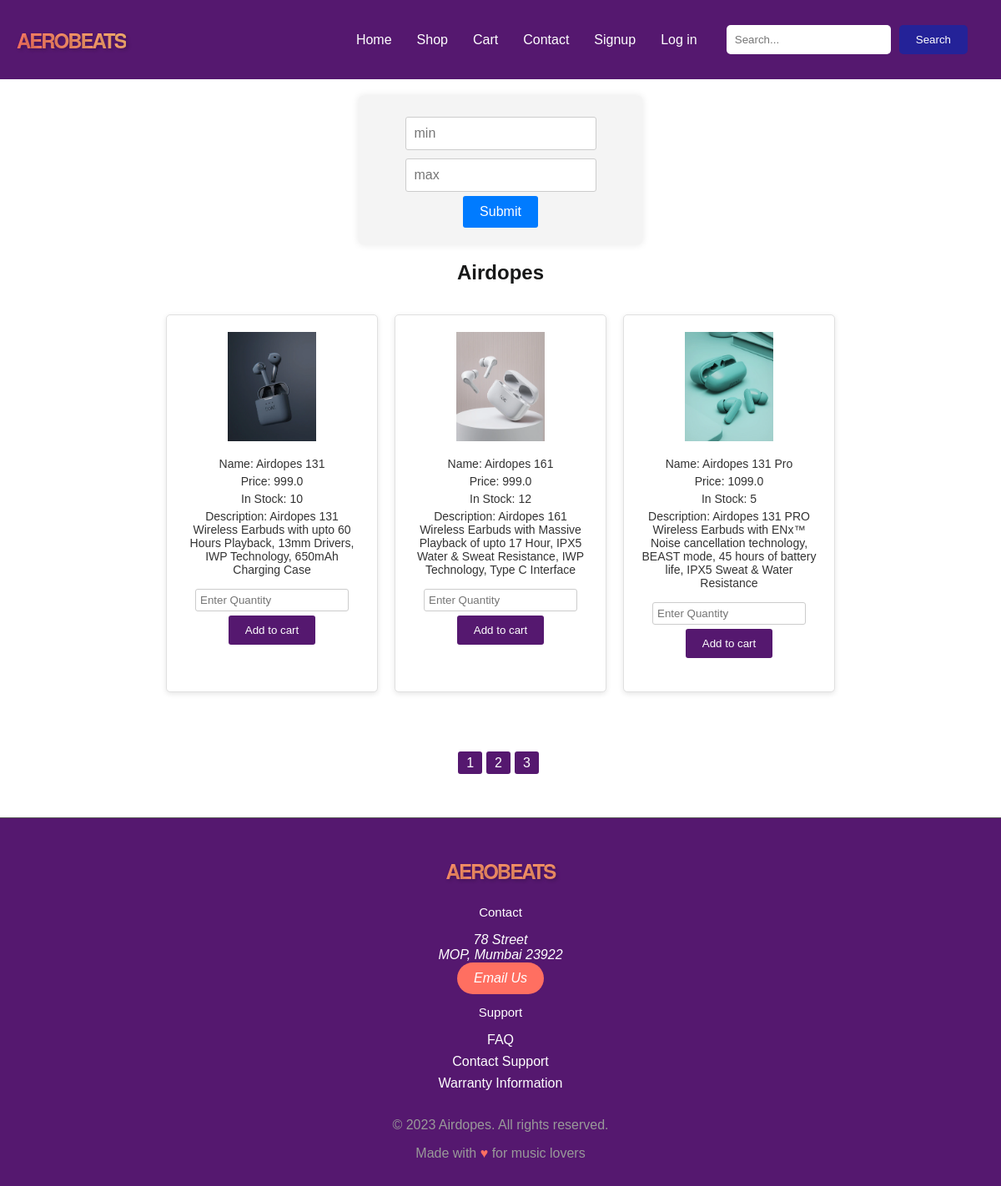
The app's page /shop/ with its own data.
### app/models.py (models this page shows)
class earbud(models.Model):
    name=models.CharField(max_length=40)
    image=models.ImageField(upload_to='Downloads')
    price=models.FloatField()
    quantity=models.IntegerField()
    available=models.BooleanField(default=True)
    desc=models.TextField()
    objects=models.Manager()
    products=Mymanager()

### app/views.py (the view, shortened to what this page needs)
# urls.py: path('shop/',views.shop,name="shop"),
def shop(req):
    if req.method=="POST" and req.POST.get('max') and req.POST.get('min'):
        mini=int(req.POST.get('min'))
        maxi=int(req.POST.get('max'))
        data=earbud.products.get_product(mini,maxi)
        return render(req,"app/shop.html",{'data':data})
    data = earbud.objects.all()
    paginator=Paginator(data,3)
    page_number=req.GET.get('page')
    data=paginator.get_page(page_number)
    return render(req,"app/shop.html",{'data':data})

### app/templates/app/shop.html (shortened to what this page needs)
{% extends 'app/index.html' %}
{% block one %}
<form method="POST" action="">
<div class="price-filter">
    <input type="number" class="min-input" placeholder="min" name="min">
  <input type="number" class="max-input" placeholder="max" name="max">
    <button class="submit-button">Submit</button>
</div>
</form>
<h1 style="color: #171818; font-size: 24px; font-weight: bold; text-align: center;">Airdopes</h1>
<div class="item-container">
    {% for i in data %}
        <div class="item">
            <img src="{{ i.image.url }}" alt="">
            <p> Name: {{ i.name }}</p>
            <p>Price: {{ i.price }}</p>
            <p>In Stock: {{ i.quantity }}</p>
            <p>Description: {{ i.desc }}</p>
            <form action="" method="post">
                <input type="number" name="req_quan" placeholder="Enter Quantity">
                <input type="submit" value="Add to cart">
            </form>
        </div>
    {% endfor %}
</div>
<div class="content">
    <ul class="pagination">
        <li><a href="/shop/?page=1">1</a></li>
        <li><a href="/shop/?page=2">2</a></li>
        <li><a href="/shop/?page=3">3</a></li>
    </ul>
</div>
{% endblock %}

### app/templates/app/index.html (shortened to what this page needs)
{% load static %}
<!DOCTYPE html>
<html lang="en">
<head>
  <link rel="stylesheet" href="{% static 'css/style.css' %}">
</head>
<body>
  <nav class="navbar">
    <a class="logo" href="#" style="font-family: 'Helvetica Neue', sans-serif; font-size:px; font-weight: bold; letter-spacing: -2px; color: #ff6f61; text-transform: uppercase; text-shadow: 2px 2px 4px rgba(0, 0, 0, 0.2); background-image: linear-gradient(45deg, #ff6f61, #ffbb73); -webkit-background-clip: text; color: transparent;">Aerobeats</a>
    <ul class="nav-list">
        <li><a href="{% url 'home' %}">Home</a></li>
        <li class="dropdown">
            <a href="{% url 'shop' %}">Shop</a>
        </li>
        <li><a href="{% url 'mycart' %}">Cart</a></li>
        <li><a href="{% url 'contact' %}">Contact</a></li>
        <li><a href="{% url 'signup' %}">Signup</a></li>
        <li><a href="{% url 'log' %}">Log in</a></li>
        <li>
            <form class="search">
                <input type="search" name="search" placeholder="Search...">
                <button type="submit">Search</button>
            </form>
        </li>
    </ul>
</nav>
  {% block one %}{% endblock %}
      <footer class="footer">
        <h1 class="footer__logo" style="font-family: 'Helvetica Neue', sans-serif; font-size:px; font-weight: bold; letter-spacing: -2px; color: #ff6f61; text-transform: uppercase; text-shadow: 2px 2px 4px rgba(0, 0, 0, 0.2); background-image: linear-gradient(45deg, #ff6f61, #ffbb73); -webkit-background-clip: text; color: transparent;">AEROBEATS</h1>
        <div class="footer__addr">
            <h2>Contact</h2>
            <address>
                78 Street<br>
                MOP, Mumbai 23922<br>
                <a class="footer__btn" href="mailto:contact@aerobeats.com">Email Us</a>
            </address>
        </div>
            <div class="nav__item">
                <h2 class="nav__title">Support</h2>
                <ul class="nav__ul">
                    <li><a href="#">FAQ</a></li>
                    <li><a href="#">Contact Support</a></li>
                    <li><a href="#">Warranty Information</a></li>
                </ul>
            </div>
        <div class="legal">
            <p>&copy; 2023 Airdopes. All rights reserved.</p>
            <div class="legal__links">
                <span>Made with <span class="heart">♥</span> for music lovers</span>
            </div>
        </div>
    </footer>

### app/static/css/style.css (style rules this page uses)
body { margin: 0; font-family: Arial, sans-serif; }
.navbar { background-color: #55186f; display: flex; justify-content: space-between; align-items: center; padding: 10px 20px; }
.nav-list { list-style-type: none; margin: 0; padding: 0; display: flex; align-items: center; }
.nav-list li { margin: 0; }
.nav-list li a { color: #fff; text-decoration: none; padding: 15px; display: block; transition: background-color 0.3s; }
.dropdown { position: relative; }
.search { display: flex; align-items: center; }
.search input[type="search"] { padding: 10px; border: none; border-radius: 5px; margin-right: 10px; }
.search button { background-color: #555; color: #fff; border: none; border-radius: 5px; padding: 10px 15px; cursor: pointer; transition: background-color 0.3s; }
.logo { font-size: 24px; color: #fff; text-decoration: none; font-weight: bold; margin-right: 20px; }
.content { display: flex; align-items: center; justify-content: space-between; padding: 40px 0; }
.item-container { display: flex; flex-wrap: wrap; justify-content: center; gap: 20px; padding: 20px; }
.item { background-color: #ffffff; border: 1px solid #e0e0e0; border-radius: 5px; padding: 20px; text-align: center; box-shadow: 0px 2px 6px rgba(0, 0, 0, 0.1); transition: transform 0.2s ease-in-out; width: calc(20% - 20px); }
.item img { max-width: 50%; height: auto; margin-bottom: 10px; }
.item p { margin: 5px 0; font-size: 14px; color: #333333; }
.item form { display: flex; flex-direction: column; align-items: center; margin-top: 10px; }
.item input[type="number"] { padding: 5px; margin: 5px 0; border: 1px solid #cccccc; border-radius: 3px; width: 100%; }
.item input[type="submit"] { padding: 10px 20px; background-color: #55186f; color: #ffffff; border: none; border-radius: 3px; cursor: pointer; transition: background-color 0.3s; }
.content { display: flex; justify-content: center; align-items: center; margin: 0; }
.pagination { list-style-type: none; padding: 0; display: flex; }
.pagination li { margin-right: 5px; }
.pagination a { text-decoration: none; background-color: #55186f; color: #fff; padding: 5px 10px; border-radius: 3px; }
.footer { background-color: #55186f; color: #fff; padding: 30px 20px; border-top: 1px solid #555; text-align: center; }
.footer__logo { font-family: 'Pacifico', cursive; font-weight: 400; text-transform: lowercase; font-size: 1.5rem; margin-bottom: 1.5rem; }
.footer__addr h2 { font-size: 15px; font-weight: 400; margin-bottom: 1rem; }
.footer__btn { display: inline-block; padding: 10px 20px; background-color: #ff6f61; color: #fff; border-radius: 30px; text-decoration: none; transition: background-color 0.3s ease; }
.nav__item { margin: 0 1rem; }
.nav__title { font-weight: 400; font-size: 15px; margin-bottom: 1rem; }
.nav__ul { list-style: none; padding: 0; }
.nav__ul a { color: #fff; text-decoration: none; display: block; margin: 0.5rem 0; }
.legal { color: #999; margin-top: 2rem; }
.legal__links { margin-top: 1rem; }
.heart { color: #ff6f61; }
.price-filter { text-align: center; padding: 20px; background-color: #f4f4f4; border-radius: 5px; box-shadow: 0 0 10px rgba(0, 0, 0, 0.1); width: 300px; margin: 0 auto; }
.min-input, .max-input { padding: 10px; margin: 5px; border: 1px solid #ccc; border-radius: 3px; font-size: 16px; }
.submit-button { padding: 10px 20px; background-color: #007bff; color: #fff; border: none; border-radius: 3px; font-size: 16px; cursor: pointer; }
form { text-align: center; margin: 20px; }
button[type="submit"] { background-color: #242298; color: #fff; padding: 10px 20px; border: none; cursor: pointer; }

### records on screen
earbud: image (picture), name "Airdopes 131", price "999.0", quantity "10", desc "Airdopes 131 Wireless Earbuds with upto 60 Hours Playback, 13mm Drivers, IWP Technology, 650mAh Charging Case"
earbud: image (picture), name "Airdopes 161", price "999.0", quantity "12", desc "Airdopes 161 Wireless Earbuds with Massive Playback of upto 17 Hour, IPX5 Water & Sweat Resistance, IWP Technology, Type C Interface"
earbud: image (picture), name "Airdopes 131 Pro", price "1099.0", quantity "5", desc "Airdopes 131 PRO Wireless Earbuds with ENx™ Noise cancellation technology, BEAST mode, 45 hours of battery life, IPX5 Sweat & Water Resistance"
